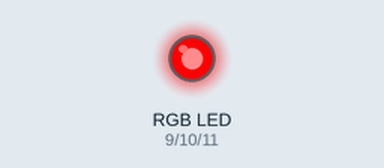
Bench run of a sketch on a simulated Arduino Uno, built with avr-gcc and run on an emulated ATmega328P. Parts: an RGB LED mixed from three pins (HIGH = lit). Dim RGB values are drawn brighter than linear.

Above: at 0.05 s.
At 1.05 s:
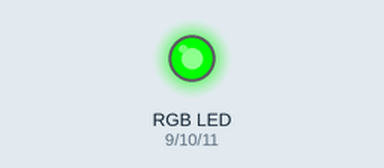
At 2.05 s:
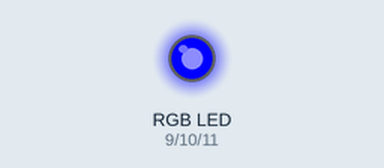
At 4.0 s:
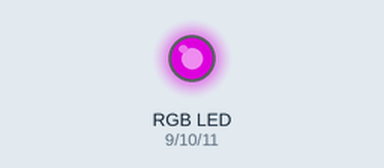
Timing chart, 0 to 5.2 s (numbered marks = the images above):
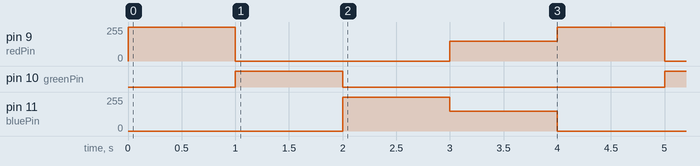

The sketch:

multicolor.ino
```cpp
const int redPin = 9;
const int greenPin = 10;
const int bluePin = 11;

void setup() {
  pinMode(redPin, OUTPUT);
  pinMode(greenPin, OUTPUT);
  pinMode(bluePin, OUTPUT);
}

void loop() {
  // Red
  setColor(255, 0, 0);
  delay(1000);
  // Green
  setColor(0, 255, 0);
  delay(1000);
  // Blue
  setColor(0, 0, 255);
  delay(1000);
  // Custom color (e.g., purple)
  setColor(150, 0, 150);
  delay(1000);
}

void setColor(int r, int g, int b) {
  analogWrite(redPin, r);
  analogWrite(greenPin, g);
  analogWrite(bluePin, b);
}
```

Measured:
- by itself, pin 9 (redPin): repeats every 4.0 s: 0/255 2.0 s, 150/255 1.0 s, 255/255 1.0 s
- by itself, pin 10 (greenPin): alternates HIGH for 1.0 s and LOW for 3.0 s
- by itself, pin 11 (bluePin): repeats every 4.0 s: 150/255 1.0 s, 0/255 2.0 s, 255/255 1.0 s
